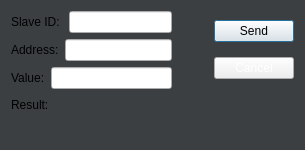
<?xml version="1.0" encoding="UTF-8"?>
<ui version="4.0">
 <class>WriteSingleRegisterDialog</class>
 <widget class="QDialog" name="WriteSingleRegisterDialog">
  <property name="geometry">
   <rect>
    <x>0</x>
    <y>0</y>
    <width>305</width>
    <height>150</height>
   </rect>
  </property>
  <property name="windowTitle">
   <string>Dialog</string>
  </property>
  <property name="styleSheet">
   <string notr="true">#WriteSingleRegisterDialog {
	background: rgb(60, 63, 65);
}</string>
  </property>
  <layout class="QGridLayout" name="gridLayout">
   <item row="2" column="0">
    <spacer name="verticalSpacer">
     <property name="orientation">
      <enum>Qt::Vertical</enum>
     </property>
     <property name="sizeHint" stdset="0">
      <size>
       <width>20</width>
       <height>0</height>
      </size>
     </property>
    </spacer>
   </item>
   <item row="0" column="0">
    <layout class="QVBoxLayout" name="verticalLayout_2">
     <item>
      <layout class="QHBoxLayout" name="horizontalLayout">
       <item>
        <layout class="QVBoxLayout" name="verticalLayout_4">
         <item>
          <layout class="QHBoxLayout" name="horizontalLayout_5">
           <item>
            <widget class="QLabel" name="label_3">
             <property name="text">
              <string>Slave ID: </string>
             </property>
            </widget>
           </item>
           <item>
            <widget class="QLineEdit" name="inputSlaveId"/>
           </item>
          </layout>
         </item>
         <item>
          <layout class="QHBoxLayout" name="horizontalLayout_2">
           <item>
            <widget class="QLabel" name="label">
             <property name="text">
              <string>Address:</string>
             </property>
            </widget>
           </item>
           <item>
            <widget class="QLineEdit" name="inputAddress"/>
           </item>
          </layout>
         </item>
         <item>
          <layout class="QHBoxLayout" name="horizontalLayout_3">
           <item>
            <widget class="QLabel" name="label_2">
             <property name="text">
              <string>Value:</string>
             </property>
            </widget>
           </item>
           <item>
            <widget class="QLineEdit" name="inputValue"/>
           </item>
          </layout>
         </item>
        </layout>
       </item>
       <item>
        <spacer name="horizontalSpacer">
         <property name="orientation">
          <enum>Qt::Horizontal</enum>
         </property>
         <property name="sizeHint" stdset="0">
          <size>
           <width>40</width>
           <height>20</height>
          </size>
         </property>
        </spacer>
       </item>
       <item>
        <layout class="QVBoxLayout" name="verticalLayout">
         <item>
          <widget class="QPushButton" name="btnSend">
           <property name="styleSheet">
            <string notr="true">colro: white</string>
           </property>
           <property name="text">
            <string>Send</string>
           </property>
          </widget>
         </item>
         <item>
          <widget class="QPushButton" name="btnCancel">
           <property name="styleSheet">
            <string notr="true">color: white</string>
           </property>
           <property name="text">
            <string>Cancel</string>
           </property>
          </widget>
         </item>
        </layout>
       </item>
      </layout>
     </item>
    </layout>
   </item>
   <item row="1" column="0">
    <layout class="QHBoxLayout" name="horizontalLayout_4" stretch="0,0,0">
     <item>
      <widget class="QLabel" name="label_4">
       <property name="text">
        <string>Result:</string>
       </property>
      </widget>
     </item>
     <item>
      <widget class="QLabel" name="labelStatus">
       <property name="text">
        <string/>
       </property>
      </widget>
     </item>
     <item>
      <spacer name="horizontalSpacer_2">
       <property name="orientation">
        <enum>Qt::Horizontal</enum>
       </property>
       <property name="sizeHint" stdset="0">
        <size>
         <width>40</width>
         <height>20</height>
        </size>
       </property>
      </spacer>
     </item>
    </layout>
   </item>
  </layout>
 </widget>
 <resources/>
 <connections/>
</ui>
